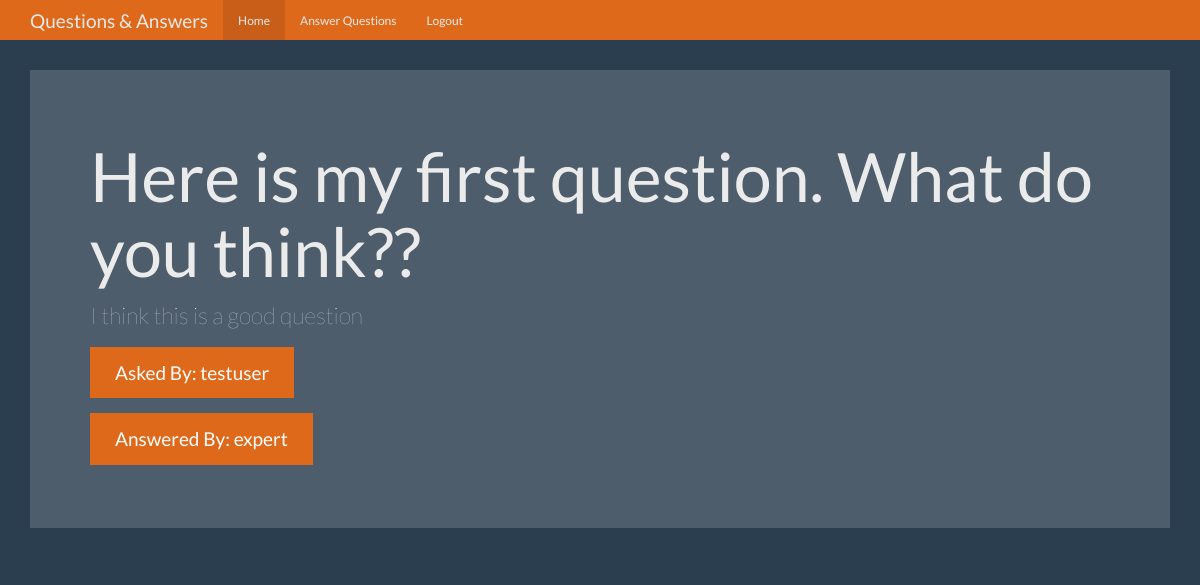
The page /question/1 (signed in) on the database as committed earlier.
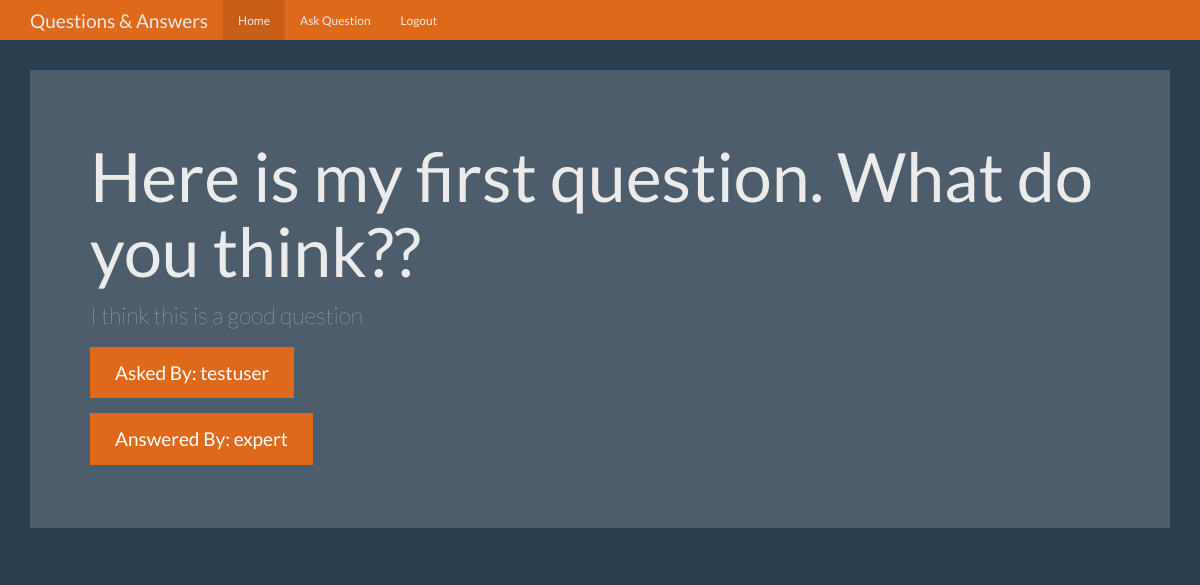
The same page on the database as committed later.
### app.py (the view)
@app.route('/question/<question_id>')
def question(question_id):
	user = get_current_user()
	db = get_db()
	questions_cur = db.execute('''select
								      questions.question_text,
								      questions.answer_text,
								      askers.name as asker_name,
								      experts.name as expert_name
								  from questions
								  join users as askers on askers.id = questions.asked_by_id
								  join users as experts on experts.id = questions.expert_id
								  where questions.id = ?''', [question_id])
	question = questions_cur.fetchone()
	return render_template('question.html', user=user, question=question)

### app.py (called while the page is built)
def get_current_user():
	user_result = None
	if 'user' in session:
		user = session['user']
		db = get_db()
		user_cur = db.execute('select id, name, password, expert, admin from users where name = ?', [user])
		user_result = user_cur.fetchone()
	return user_result

### database.py (called while the page is built)
def connect_db():
	sql = sqlite3.connect('C:/Users/Akis/Documents/flask_question_answer/questions.db')
	sql.row_factory = sqlite3.Row
	return sql

def get_db():
	if not hasattr(g, 'sqlite_db'):
		g.sqlite_db = connect_db()
	return g.sqlite_db

### templates/question.html (shortened to what this page needs)
{% extends "base.html" %}
{% from "show_links.html" import show_links %}
{% block nav %}
{{ show_links(user) }}
{% endblock %}
{% block body%}
      <div class="jumbotron">
        <h1>{{ question['question_text'] }}</h1>
        <p>{{ question['answer_text'] }}</p>
        <p><a class="btn btn-primary btn-lg">Asked By: {{ question['asker_name'] }}</a></p>
        <p><a class="btn btn-primary btn-lg">Answered By: {{ question['expert_name'] }}</a></p>
      </div>
{% endblock %}

Rows that differ between the two databases and show on the page:
changed users "expert": expert True → False (drawn)
Other text that changed with them:
text no longer shown: "Answer Questions"
text now shown: "Ask Question"
